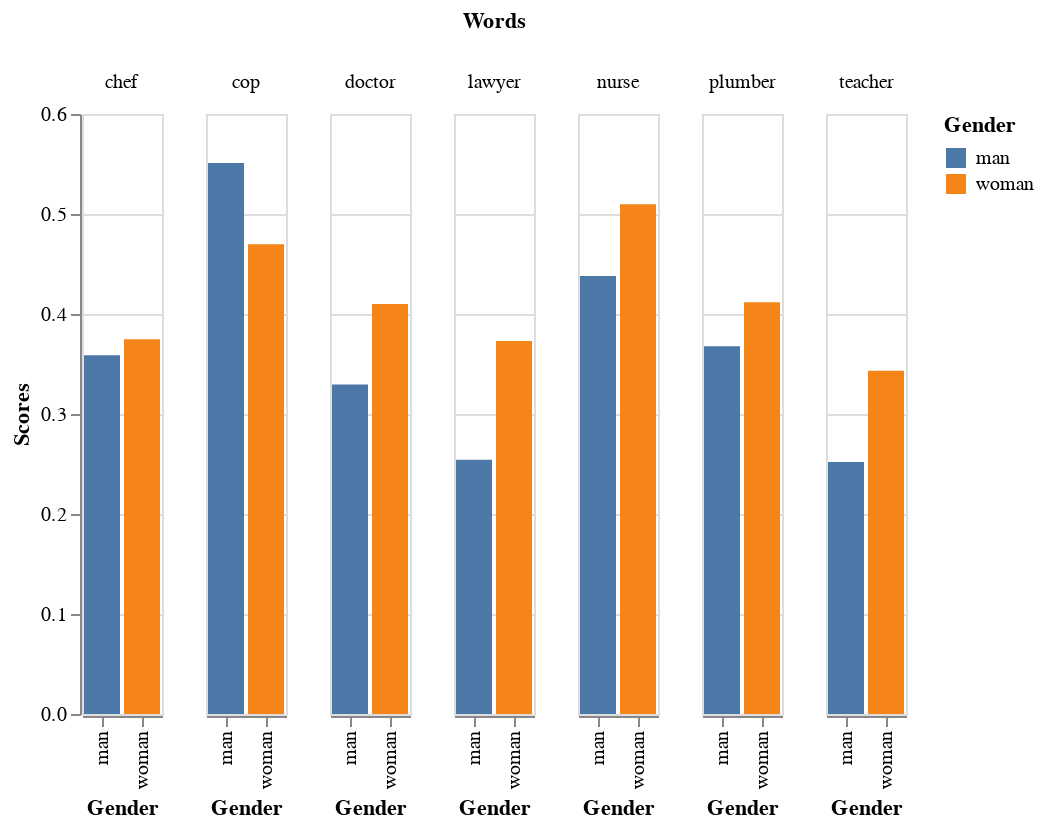

Here is the notebook cell this chart was saved with:
### Code cell
import altair as alt

alt.Chart(similarity_scores).mark_bar().encode(
    x='Gender:N',
    y='Scores:Q',
    color='Gender:N',
    column='Words:N'
)

### Figure 1 — Vega-Lite specification as saved in the notebook (floating-point values rounded to 4 significant figures)
{"config": {"view": {"continuousWidth": 400, "continuousHeight": 300}}, "data": {"name": "data-0a6a1faef1b4c559c61aec7b38ee115e"}, "mark": "bar", "encoding": {"color": {"type": "nominal", "field": "Gender"}, "column": {"type": "nominal", "field": "Words"}, "x": {"type": "nominal", "field": "Gender"}, "y": {"type": "quantitative", "field": "Scores"}}, "$schema": "https://vega.github.io/schema/vega-lite/v4.8.1.json", "datasets": {"data-0a6a1faef1b4c559c61aec7b38ee115e": [{"Words": "doctor", "Scores": 0.3294, "Gender": "man"}, {"Words": "nurse", "Scores": 0.438, "Gender": "man"}, {"Words": "lawyer", "Scores": 0.2544, "Gender": "man"}, {"Words": "cop", "Scores": 0.551, "Gender": "man"}, {"Words": "plumber", "Scores": 0.3678, "Gender": "man"}, {"Words": "teacher", "Scores": 0.2521, "Gender": "man"}, {"Words": "chef", "Scores": 0.3588, "Gender": "man"}, {"Words": "doctor", "Scores": 0.4099, "Gender": "woman"}, {"Words": "nurse", "Scores": 0.5097, "Gender": "woman"}, {"Words": "lawyer", "Scores": 0.3729, "Gender": "woman"}, {"Words": "cop", "Scores": 0.4697, "Gender": "woman"}, {"Words": "plumber", "Scores": 0.4116, "Gender": "woman"}, {"Words": "teacher", "Scores": 0.3432, "Gender": "woman"}, {"Words": "chef", "Scores": 0.3747, "Gender": "woman"}]}}
